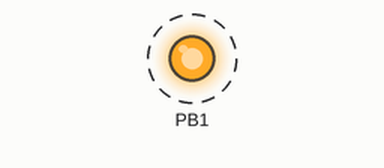
This sketch was run on a simulated ATtiny85, built with avr-gcc and run on an emulated ATtiny85. Shown: output pins drawn as LEDs (lit = HIGH). Dashed ring = blinking.

Above: at 3.2 s.
Timing chart, 0 to 7.4 s (numbered marks = the images above):
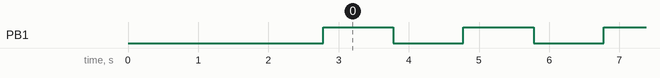

The sketch:

bios-format-prank.ino
```cpp
//A Digispark rubber ducky script for creating BIOS Windows Format prank.

#include "DigiKeyboard.h"

void setup()


{

	pinMode(1, OUTPUT);

	//-->Initial Delay
  DigiKeyboard.delay(2000);

   // --> Obfuscate the command prompt
  DigiKeyboard.sendKeyStroke(KEY_D, MOD_GUI_LEFT);
  DigiKeyboard.delay(300);
  DigiKeyboard.sendKeyStroke(KEY_R, MOD_GUI_LEFT);
  DigiKeyboard.delay(300);

  DigiKeyboard.print(F("iexplore -k https://geekprank.com/bios/"));
  DigiKeyboard.delay(100);
  DigiKeyboard.sendKeyStroke(KEY_ENTER);


}

void loop() {


   digitalWrite(1, HIGH);
  delay(1000);               // wait for a second
  digitalWrite(1, LOW);
  delay(1000);
}
```

Measured:
- by itself, PB1: alternates HIGH for 1.0 s and LOW for 1.0 s
